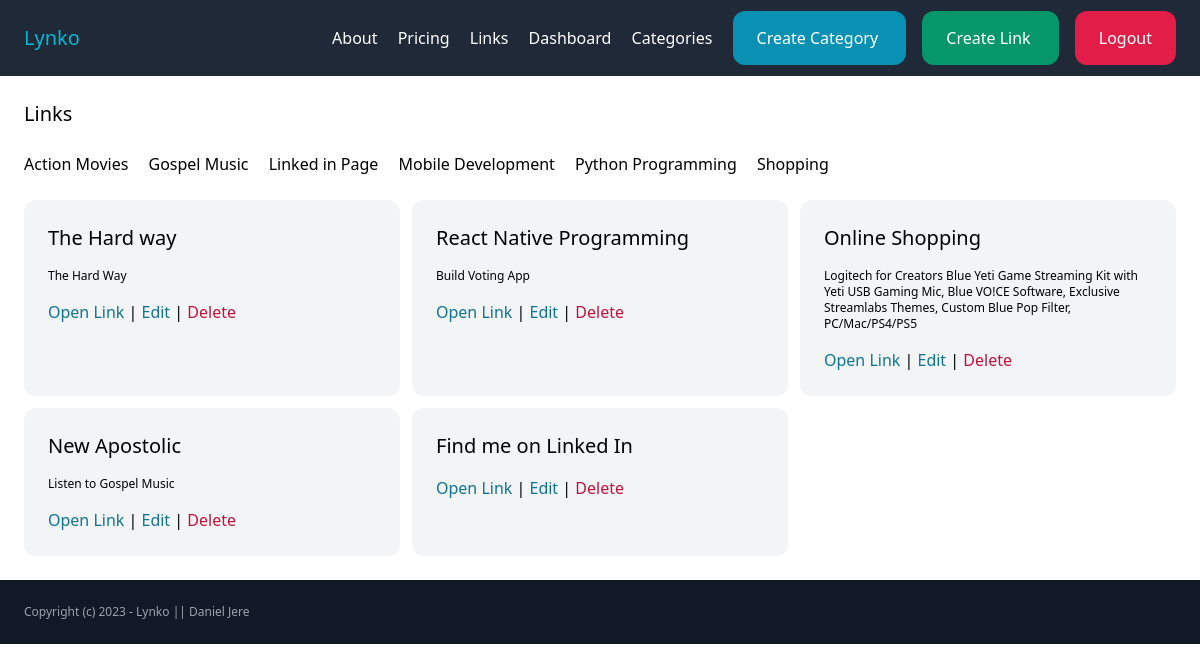
/links/ (signed in), run on the app's committed database.
### link/models.py (models this page shows, shortened)
class Category(models.Model):
    name = models.CharField(max_length=255)
    created_by = models.ForeignKey(User, related_name='categories', on_delete=models.CASCADE)
    created_at = models.DateTimeField(auto_now_add=True)
    class Meta:
        ordering = ('name',)

class Link(models.Model):
    category = models.ForeignKey(Category, related_name='links', on_delete=models.CASCADE)
    name = models.CharField(max_length=255)
    description = models.TextField(blank=True, null=True)
    url = models.CharField(max_length=255)
    created_by = models.ForeignKey(User, related_name='links', on_delete=models.CASCADE)
    created_at = models.DateTimeField(auto_now_add=True)
    class Meta:
        ordering = ('-created_at',)

### link/views.py (the view)
# urls.py: path('', views.links, name='links'),
@login_required
def links(request):
	category = request.GET.get('category', '')
	links = Link.objects.filter(created_by=request.user)
	if category:
		links = links.filter(category_id=category)
	return render(request, 'link/links.html', {
           'links': links,
           'category': category,
		})

### link/templates/link/links.html (shortened to what this page needs)
{% extends 'core/base.html' %}
 {% block content %}
    <h1 class="mb-6 text-xl">Links  </h1>
    <div class="mb-6 space-x-4 space-y-4">
         {% for category in request.user.categories.all %}
          <a href="{% url 'links:links' %}?category={{ category.id}}">{{ category.name }} </a>
         {% endfor %}
    </div>
    <div class="grid grid-cols-3 gap-3 ">
      {% for link in links %}
          <div class="bg-gray-100 p-6 rounded-xl">
              <h2 class="mb-4 text-xl">{{link.name}} </h2>
              {% if link.description %}
                  <p class="mb-4 text-xs">{{link.description}}     </p>
               {% endif %}
              <a href="{{link.url}}" class="text-cyan-700" target="_blank">   Open Link </a>
              |
              <a href="{% url 'links:edit_link' link.id %}" class="text-cyan-700">Edit</a>
              |
              <a href="{% url 'links:delete_link' link.id %}" class="text-rose-700">Delete</a>
          </div>
        {% empty %}
          <div class="bg-rose-200 p-6 rounded-xl">You don't have any links for this filter...</div>
        </div>
         {% endfor %}
     </div>
 {% endblock %}

### core/templates/core/base.html (shortened to what this page needs)
<!doctype html>
<html>
<head>
  <script src="https://cdn.tailwindcss.com"></script>
</head>
<body>
  <nav class="p-6 flex items-center justify-between bg-gray-800">
        <a href="/" class="text-xl text-cyan-500">Lynko </a>
    <div class="space-x-4">
          <a href="{% url 'core:about' %}" class="text-white">About </a>
          <a href="{% url 'core:pricing' %}" class="text-white">Pricing </a>
          {% if request.user.is_authenticated %}
            <a href="{% url 'links:links' %}" class="text-white">Links </a>
             <a href="{% url 'dashboard:dashboard' %}" class="text-white">Dashboard </a>
            <a href="{% url 'links:categories' %}" class="text-white">Categories</a>
            <a href="{% url 'links:create_category' %}" class="py-4 px-6 bg-cyan-600 text-white rounded-xl">Create Category </a>
            <a href="{% url 'links:create_link' %}" class="py-4 px-6 bg-emerald-600 text-white rounded-xl">Create Link </a>
           <a href="{% url 'accounts:logout' %}" class="py-4 px-6 bg-rose-600 text-white rounded-xl">Logout </a>
          {% else %}
            <a href="{% url 'accounts:signup' %}" class="py-4 px-6 bg-cyan-600 text-white rounded-xl">Sign Up </a>
            <a href="{% url 'accounts:login' %}" class="py-4 px-6 bg-gray-600 text-white rounded-xl">Log In  </a>
          {% endif %}
     </div>
  </nav>
   <main class="p-6">
    {% block content %}
    {% endblock %}
   </main>
   <footer class="p-6 bg-gray-900">
       <p class="text-xs text-gray-400"> Copyright (c) 2023 - Lynko || Daniel Jere  </p>
   </footer>
</body>
</html>

### data on the page
Category: name "Action Movies"
Category: name "Gospel Music"
Category: name "Linked in Page"
Category: name "Mobile Development"
Category: name "Python Programming"
Category: name "Shopping"
Link: name "The Hard way", description "The Hard Way"
Link: name "React Native Programming", description "Build Voting App"
Link: name "Online Shopping", description "Logitech for Creators Blue Yeti Game Streaming Kit with Yeti USB Gaming Mic, Blue VO!CE Software, Exclusive Streamlabs Themes, Custom Blue Pop Filter, PC/Mac/PS4/PS5"
Link: name "New Apostolic", description "Listen to Gospel Music"
Link: name "Find me on Linked In"
